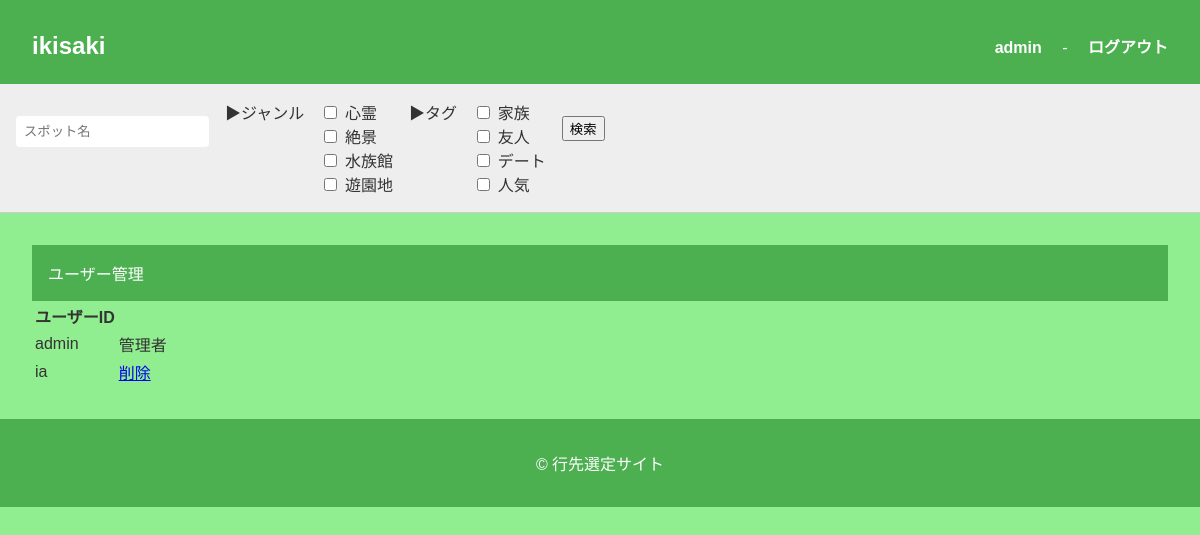
Page /user/list (signed in) on the earlier database version.
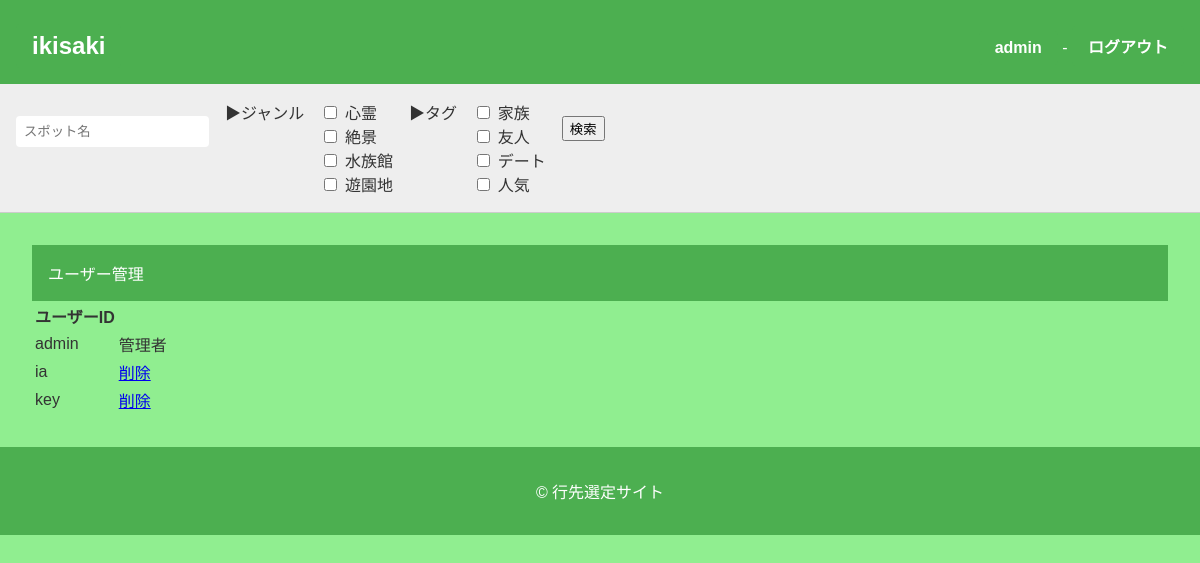
Same page on the later database version.
### apps/ikisaki/models.py (models this page shows, shortened)
class User(db.Model, UserMixin):
    __tablename__ = "user"
    user_id = db.Column(db.String, primary_key=True, unique=True, nullable=False)
    password_hash = db.Column(db.String, nullable=False)
    schedules = db.relationship("Schedule", back_populates="user", cascade="all, delete-orphan")
    @property
    def password(self):
        raise AttributeError("読み取り不可")

### apps/ikisaki/views/auth.py (the view)
@ikisaki.route("/user/list", methods=["GET"])
@login_required
def user_list():
	ssform = SpotSearchForm()
	if not is_admin(current_user.user_id):
		return redirect(url_for("ikisaki.index"))
	users = User.query.order_by().all()
	return render_template(
		"ikisaki/user_list.html",
		ssform=ssform,
		users=users,
	)

### apps/ikisaki/forms.py
class SpotSearchForm(FlaskForm):
	name = StringField(
		"スポット名",
	)
	submit = SubmitField("検索")

### apps/app.py (called while the page is built)
@login_manager.user_loader
def load_user(user_id):
    from apps.ikisaki.models import User
    try:
        return User.query.get(user_id)
    except ValueError:
        return None

### apps/ikisaki/utils.py (called while the page is built)
def is_admin(user_id):
	return (user_id in current_app.config["ADMIN_USER_ID"])

### apps/ikisaki/templates/ikisaki/user_list.html (shortened to what this page needs)
{% extends "ikisaki/base.html" %}
{% block content %}
<div class="mx-auto dt-auth-main">
  <div class="card dt-auth-signup">
    <header>ユーザー管理</header>
    <section>
		<table>
		<tr>
			<th>ユーザーID</th>
			<th></th>
		</tr>
		{% for u in users %}
		<tr>
			<td>{{ u.user_id }}</td>
			<td>
			{% if u.user_id in config["ADMIN_USER_ID"] %}
				管理者
			{% else %}
				<a href="{{ url_for('ikisaki.user_delete', user_id=u.user_id) }}" onclick="return confirm('本当に削除しますか？');">
					削除
				</a>
			{% endif %}
			</td>
		</tr>
		{% endfor %}
		</table>
    </section>
  </div>
</div>
{% endblock %}

### apps/ikisaki/templates/ikisaki/base.html (shortened to what this page needs)
<!DOCTYPE html>
<html lang="ja">
<head>
    <link rel="stylesheet" href="{{ url_for('static', filename='css/home.css') }}">
</head>
<body>
    <header>
        <div class="header-container">
            <h1><a href="{{url_for('ikisaki.index')}}" class="spotpost-button">ikisaki</a></h1>
            {% if current_user.is_authenticated %}
                <div>
                    <span><a href="{{url_for('ikisaki.user_update')}}" class="spotpost-button">{{ current_user.user_id }}</a></span> -
                    <span><a href="{{ url_for('ikisaki.logout') }}" class="spotpost-button">ログアウト</a></span>
                </div>
            {% endif %}
        </div>
    </header>
    <nav class="genre-filter">
        {% if current_user.is_authenticated %}
            <form
                action="{{url_for('ikisaki.spot_search')}}"
                method="POST"
                enctype="multipart/form-data"
                novalidate="novalidate"
                class="search-form"
                >
                <p>{{ssform.name(value=name_kw, placeholder="スポット名")}}</p>
                <div>▶ジャンル</div>
                <div id="genre_ids">
                    {% for gid, gname in config["SPOT_LIST"].items() %}
                    {% set gid_str = gid|string %}
                    <label>
                        <input type="checkbox" name="genre_ids" value="{{ gid }}" {% if gid_str in genre_ids %}checked{% endif %}> {{ gname }}
                    </label>
                    {% endfor %}
                </div>
                <div>▶タグ</div>
                <div id="tags">
                    {% for tag in config["TAG_LIST"] %}
                    <label>
                        <input type="checkbox" name="tags" value="{{ tag }}" {% if tag in tags %}checked{% endif %}> {{ tag }}
                    </label>
                    {% endfor %}
                </div>
                <p>{{ssform.submit()}}</p>
            </form>
        {% endif %}
    </nav>
    <main>
        {% block content %}{% endblock %}
    </main>
    <footer>
        <p>&copy; 行先選定サイト</p>
    </footer>
</body></html>

### apps/static/css/home.css (style rules this page uses)
body { font-family: 'Helvetica', 'Arial', sans-serif; margin: 0; padding: 0; background-color: #f9f9f9; color: #333; }
header { background-color: #4CAF50; color: white; padding: 1rem; }
.header-container { display: flex; justify-content: space-between; align-items: center; }
.header-container h1 { margin: 0; font-size: 1.5rem; }
.search-form { display: flex; gap: 0.5rem; }
.search-form input[type="text"] { padding: 0.5rem; border: none; border-radius: 4px; }
.genre-filter { background-color: #eee; padding: 1rem; border-bottom: 1px solid #ccc; }
.genre-filter form { display: flex; flex-wrap: wrap; gap: 1rem; }
.genre-filter label { display: flex; align-items: center; gap: 0.3rem; }
main { padding: 2rem; }
footer { background-color: #4CAF50; color: white; text-align: center; padding: 1rem; position: relative; bottom: 0; }
.spotpost-button { display: inline-block; padding: 0.5rem 1rem; background-color: #4CAF50; color: white; text-decoration: none; border-radius: 4px; font-weight: bold; margin-top: 0.5rem; }
body { background-color: lightgreen; }

Differences in the rows shown:
added User: user_id "key"
